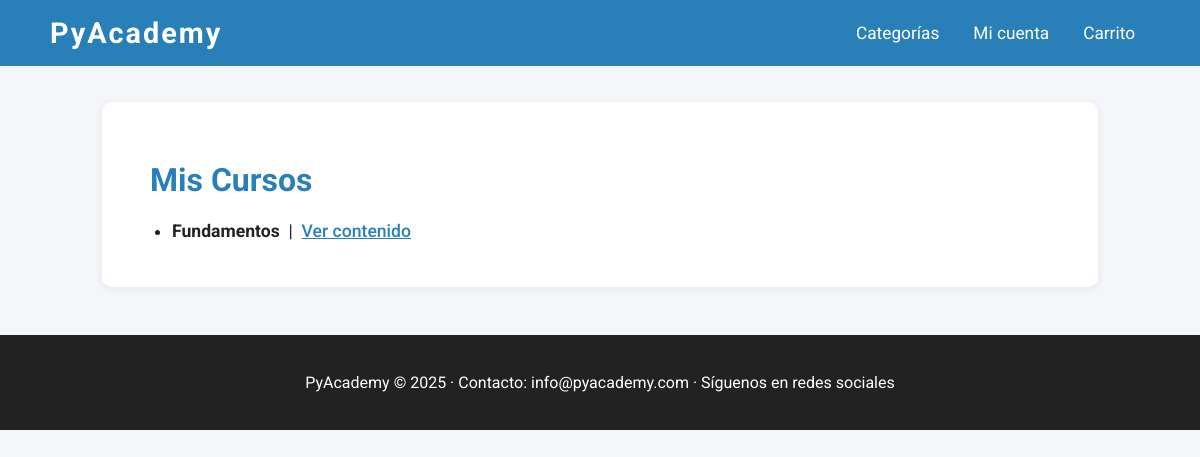
The app's page /mis-cursos/ (signed in), older data.
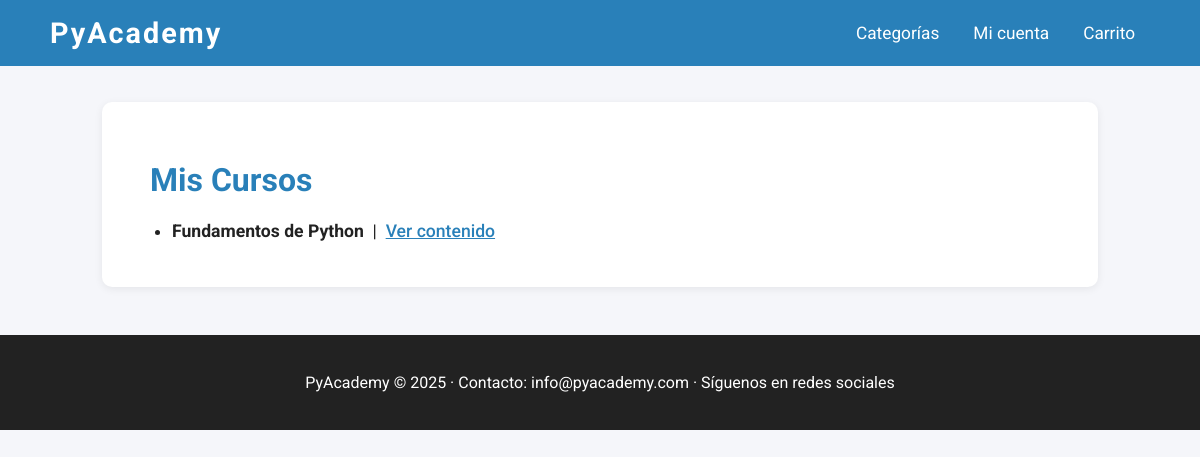
The same page, newer data.
### app/models.py (models this page shows)
class Course(models.Model):
    id = models.UUIDField(primary_key=True, default=uuid.uuid4, editable=False)
    title = models.CharField(max_length=250)
    date = models.DateField()
    duration = models.IntegerField()
    certification_price = models.DecimalField(max_digits=8, decimal_places=2)
    slug = models.SlugField(unique=True)
    img = models.ImageField(upload_to='portadas/', null=True, blank=True)
    category = models.ForeignKey(Category, on_delete=models.CASCADE, related_name='cursos')
    LEVELS = (
        ('Basic', 'Basic'),
        ('Intermediate', 'Intermediate'),
        ('Experienced', 'Experienced'),
    )
    level = models.CharField(max_length=15, choices=LEVELS)

### app/views.py (the view)
# urls.py: path('mis-cursos/', my_courses, name='my_courses'),
@login_required
def my_courses(request):
    pagos = Payment.objects.filter(usuario=request.user, state='PAID').select_related('curso')
    cursos = list({pago.curso.id: pago.curso for pago in pagos}.values())
    context = {
        'cursos': cursos,
        'title': 'Mis Cursos'
    }
    return render(request, 'pages/my_courses.html', context)

### app/templates/pages/my_courses.html (shortened to what this page needs)
{% load i18n %}
<!DOCTYPE html>
<html lang="es">
<head>
</head>
<body>
    <header>
        <nav>
            <a href="{% url 'home' %}" class="logo" style="text-decoration:none; color:inherit;">PyAcademy</a>
            <div class="nav-links">
                <a href="{% url 'categories' %}">{% trans "Categorías" %}</a>
                <a href="{% url 'profile' %}">{% trans "Mi cuenta" %}</a>
                <a href="{% url 'cart' %}">{% trans "Carrito" %}</a>
            </div>
        </nav>
    </header>
    <div class="container">
        <h2>{% trans "Mis Cursos" %}</h2>
        {% if cursos %}
            <ul>
            {% for curso in cursos %}
                <li>
                    <span style="font-weight:bold;">{{ curso.title }}</span>
                    &nbsp;|&nbsp;
                    <a class="course-link" href="{% url 'course_content' curso.slug %}">{% trans "Ver contenido" %}</a>
                </li>
            {% endfor %}
            </ul>
        {% else %}
            <p>{% trans "No has comprado ningún curso aún." %}</p>
        {% endif %}
    </div>
    <footer class="footer">
        <p>{% trans "PyAcademy © 2025 · Contacto: info@pyacademy.com · Síguenos en redes sociales" %}</p>
    </footer>
</body>
</html>

Row changes from the older to the newer data that the page shows:
changed Course: title "Fundamentos" → "Fundamentos de Python"
